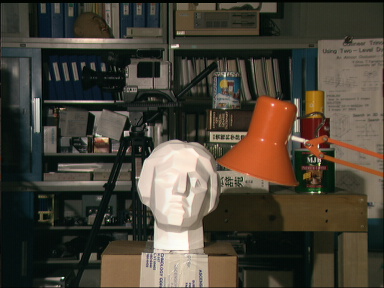
#> input picture tsucuba_left.png, 384 x 288 px
$ python disparity.py
#> lines starting #> are read from the running program, lines starting #| are printed output that depends on the picture
UBIT = 'emmanueljohnson'
import cv2
import numpy as np
from matplotlib import pyplot as plt
np.random.seed(sum([ord(c) for c in UBIT]))

#References
#https://docs.opencv.org/3.2.0/da/de9/tutorial_py_epipolar_geometry.html

K = 2
RATIO = 0.75
N_MATCHES = 10
MATCH_COLOR = (0,0,255)
R_COLORS = [(213, 168, 3), (44, 195, 34), (250, 238, 196), (122, 48, 239), (146,17, 94),
            (106, 250, 1), (82, 103, 1), (3, 97, 239), (15, 88, 241), (191, 29, 97)]
RTHRESH = 4.0

#Read the image using opencv
def get_image(path):
    return cv2.imread(path)

#Read the image in gray scale using opencv
def get_image_gray(path):
    return cv2.imread(path,0)

#Show the resulting image
def show_image(name,image):
    cv2.imshow(name,image)
    cv2.waitKey(0)
    cv2.destroyAllWindows()

#Save the resulting image
def save_image(name,image):
    cv2.imwrite(name,image)

#Extract the keypoints using SIFT
def get_key_points(img):
    sift = cv2.xfeatures2d.SIFT_create()
    kp,ft = sift.detectAndCompute(img, None)
    return kp,ft

#Draw the keypoints and save the result as image
def draw_key_points(img,keypoints,name):
    result = cv2.drawKeypoints(img,keypoints,None)
    save_image(name,result)

#Find the good matches among all the available matches
def get_matches(allMatches):
    matches = []
    ms = []
    for m1,m2 in allMatches:
        change = m2.distance * RATIO
        if m1.distance < change:
            matches.append((m1.trainIdx, m1.queryIdx))
            ms.append(m1)
    return matches, ms

#Get random values for a specified range
def get_random_index(r):
    rPicks = np.random.randint(0, r, N_MATCHES)
    return rPicks

#Get only one random value from the specified range
def get_one_random_index(r):
    rPicks = np.random.randint(0, r, 1)
    return rPicks

#Draw epiline for the given image using the given points
def draw_epilines(img1,img2,epilines,pts1,pts2,colors):
    w = img1.shape[1]
    for i, (r, pt1, pt2) in enumerate(zip(epilines,pts1,pts2)):
        x,y = [0, int(-r[2]/r[1])]
        x1,y1 = [w, int(-(r[2]+r[0]*w)/r[1])]
        img1 = cv2.line(img1, (x, y), (x1, y1), colors[i], 1)
        img1 = cv2.circle(img1,(int(pt1[0]),int(pt1[1])),4,colors[i],-1)
    return img1

#Get n random masks
def get_random_matches(masks, limit, max):
    result = np.zeros(max).tolist()
    c = 0
    while True:
        index = get_one_random_index(max)
        if masks[index[0]] == 1:
            result[index[0]] = 1
            c+=1
        if c == limit:
            break
    return result

def main():
    left = cv2.imread('tsucuba_left.png')
#> left is the input picture: shape (288, 384, 3); mean B, G, R 54.7, 66.6, 73.2
    gleft = cv2.cvtColor(left, cv2.COLOR_BGR2GRAY)

    right = cv2.imread('tsucuba_right.png')
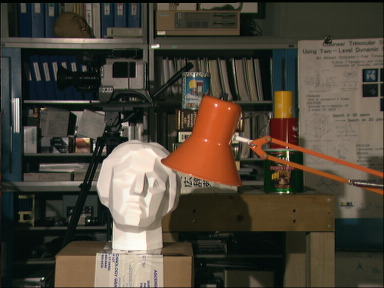
#> input picture tsucuba_right.png, 384 x 288 px
#> right is the input picture: shape (288, 384, 3); mean B, G, R 55.6, 68.2, 75.9
    gright = cv2.cvtColor(right, cv2.COLOR_BGR2GRAY)

    #Get keypoints of image1 and image2
    kpLeft, ftLeft = get_key_points(left)
#> in get_key_points, `kp,ft = sift.detectAndCompute(img, None)`: kp = 717 keypoints; strongest (x, y, size): (174, 178, 47.3), (126, 133, 3.8), (177, 46, 2.7), (36, 102, 5.7)
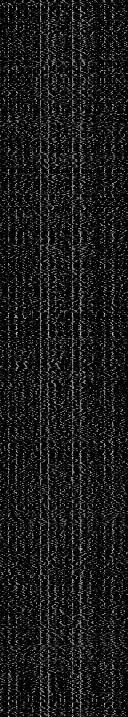
#> ftLeft: shape (717, 128) float32; min 0, max 205, mean 25.8
#> kpLeft has the same summary as kp in get_key_points
    kpRight, ftRight = get_key_points(right)
#> in get_key_points (call 2), `kp,ft = sift.detectAndCompute(img, None)`: kp = 708 keypoints; strongest (x, y, size): (94, 146, 1.9), (133, 178, 47.6), (157, 46, 2.7), (288, 153, 1.9)
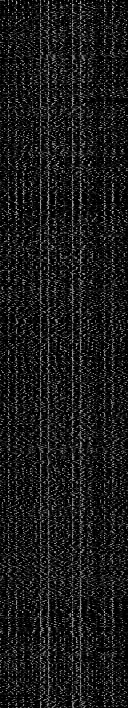
#> ftRight: shape (708, 128) float32; min 0, max 208, mean 25.7
#> kpRight has the same summary as kp in get_key_points

    #Draw the keypoints of image1 and image2
    print('performing task 2.1')
    draw_key_points(gleft, kpLeft, 'task2_sift1.jpg')
    draw_key_points(gright, kpRight, 'task2_sift2.jpg')
#> call 2 of draw_key_points, with name = 'task2_sift2.jpg'
#> in draw_key_points (call 2), `result = cv2.drawKeypoints(img,keypoints,None)`:
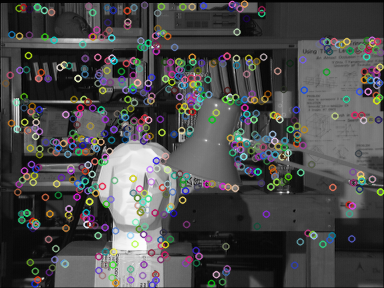
#> result: shape (288, 384, 3); mean of channels 0, 1, 2 74.9, 75, 75.2; drawn as B, G, R

    #Use BFMatcher to detect all the matches
    matcher = cv2.BFMatcher()
    allMatches = matcher.knnMatch(ftLeft, ftRight, K)
#> allMatches = 717 matches

    #Get the matches whose distance is less than
    #the specified ratio
    matches, ms = get_matches(allMatches)
#> the loop in get_matches, `for m1,m2 in allMatches:` made 717 passes
#> change on passes 1 to 3: 206, 278, 272.8
#> after the loop in get_matches, `for m1,m2 in allMatches:`: matches = 279 pairs, first value 1 to 689, second value 7 to 713; ms = 279 matches
#> ms = 279 matches

    #using the good matches draw the matches and save the image
    print('performing task 2.2')
    matchimage = cv2.drawMatches(left, kpLeft, right, kpRight, ms, None, matchColor=MATCH_COLOR, flags=2)
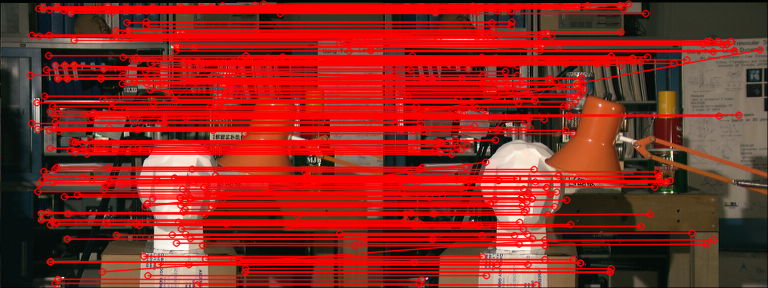
#> matchimage: shape (288, 768, 3); mean B, G, R 33.4, 41.3, 140
    cv2.imwrite('task2_matches_knn.jpg', matchimage)

    keys1, keys2, pts1, pts2 = list(), list(), list(), list()

    for k in kpLeft:
        keys1.append(k.pt)
#> this loop made 717 passes
#> k on passes 1 to 3: keypoint at (14.2, 106), size 3.9, keypoint at (14.8, 71.3), size 5, keypoint at (22.8, 45.3), size 3.8
#> after the loop, keys1 = 717 pairs, first value 14.19 to 379.7, second value 3.55 to 284.5

    for k in kpRight:
        keys2.append(k.pt)
#> this loop made 708 passes
#> k on passes 1 to 3: keypoint at (5.3, 82.8), size 4.4, keypoint at (9.7, 74.7), size 1.9, keypoint at (11, 122.7), size 3.9
#> after the loop, keys2 = 708 pairs, first value 5.29 to 380.1, second value 3.54 to 284.5

    for m in matches:
        pts1.append(keys1[m[1]])
        pts2.append(keys2[m[0]])
#> this loop made 279 passes
#> m on passes 1 to 3: (1, 7), (2, 8), (3, 9)
#> after the loop, pts1 = 279 pairs, first value 30.22 to 377.5, second value 3.55 to 284.5; pts2 = 279 pairs, first value 9.74 to 375.6, second value 3.54 to 284.5

    pts1 = np.array(pts1)
    pts2 = np.array(pts2)

    #Calculate the fundamental matrix using the
    #keypoints and using the ransac algorithm
    #Make sure atleast 8 matches are present because
    #fundamental matrix is a 8 point algorithm
    print('performing task 2.3')
    if len(matches) > 8:
        F, mask = cv2.findFundamentalMat(pts1, pts2, cv2.RANSAC, RTHRESH)
#> F = [[5.15e-06, -0.000256, 0.0482], [0.000268, -1.35e-05, 0.0913], [-0.0495, -0.0956, 1]]; mask = 279 values, max 1 at index 0, min 0 at index 23, mean 0.939

    print('\n')
    print('Fundamental Matrix:')
    print(F)
#| [[ 5.14684547e-06 -2.55966622e-04  4.82477296e-02]
#|  [ 2.68323005e-04 -1.34978306e-05  9.12963175e-02]
#|  [-4.95046891e-02 -9.56420425e-02  1.00000000e+00]]
    print('\n')

    tflist = mask.ravel().tolist()
#> tflist has the same summary as mask
    npts1,npts2 = list(),list()

    rmatches = get_random_matches(tflist, N_MATCHES, len(tflist))
#> after the loop in get_random_matches, `while True:`: c = 10; result = 279 values, max 1 at index 40, min 0 at index 0, mean 0.0358
#> rmatches has the same summary as result in get_random_matches
    rmatches = np.array(rmatches)

    for p1, p2, tf in zip(pts1, pts2, rmatches):
        if tf == 1:
            npts1.append(p1)
            npts2.append(p2)
#> this loop made 279 passes
#> (p1, p2, tf) on passes 1 to 3: ([30.22, 74.73], [9.74, 74.7], 0), ([31.32, 123], [11.01, 122.7], 0), ([31.65, 34.74], [11.28, 34.22], 0)
#> after the loop, npts1 = [[56.62, 6.79], [76.92, 194.4], [120.1, 37.03], [138, 60.42], [152.4, 6.99], [167.4, 92.13], [175, 50.37], [223.6, 83.82], [245.3, 268.2], [309.3, 62.44]]; npts2 = [[37.01, 6.69], [57.79, 194.6], [101.2, 36.99], [113.5, 60.47], [133.5, 7.19], [143, 92.23], [155.4, 50.4], [192.7, 83.98], [226.7, 268.3], [289.6, 62.9]]

    rpicksPts1 = np.array(npts1)
#> rpicksPts1 has the same summary as npts1
    rpicksPts2 = np.array(npts2)
#> rpicksPts2 has the same summary as npts2

    #Draw the epilines for both the images
    leftEpilines = cv2.computeCorrespondEpilines(rpicksPts2.reshape(-1, 1, 2), 2, F).reshape(-1, 3)
#> leftEpilines = [[-0.412, -0.911, 29.42], [0.0267, -1, 190.6], [-0.305, -0.952, 72.26], [-0.252, -0.968, 92.51], [-0.339, -0.941, 58.63], [-0.177, -0.984, 120.3], [-0.25, -0.968, 93.18], [-0.175, -0.985, 121.1], [0.149, -0.989, 229.1], [-0.18, -0.984, 119.4]]
    leftImage = draw_epilines(left, right, leftEpilines, rpicksPts1, rpicksPts2, R_COLORS)
#> the loop in draw_epilines, `for i, (r, pt1, pt2) in enumerate(zip(epilines,pts1,pts2)):` made 10 passes
#> (r, pt1, pt2, y, y1) on passes 1 to 10: ([-0.412, -0.911, 29.42], [56.62, 6.79], [37.01, 6.69], 32, -141), ([0.0267, -1, 190.6], [76.92, 194.4], [57.79, 194.6], 190, 200), ([-0.305, -0.952, 72.26], [120.1, 37.03], [101.2, 36.99], 75, -47), ([-0.252, -0.968, 92.51], [138, 60.42], [113.5, 60.47], 95, -4), ([-0.339, -0.941, 58.63], [152.4, 6.99], [133.5, 7.19], 62, -76), ([-0.177, -0.984, 120.3], [167.4, 92.13], [143, 92.23], 122, 53), ([-0.25, -0.968, 93.18], [175, 50.37], [155.4, 50.4], 96, -3), ([-0.175, -0.985, 121.1], [223.6, 83.82], [192.7, 83.98], 122, 54), ([0.149, -0.989, 229.1], [245.3, 268.2], [226.7, 268.3], 231, 289), ([-0.18, -0.984, 119.4], [309.3, 62.44], [289.6, 62.9], 121, 51)
#> after the loop in draw_epilines, `for i, (r, pt1, pt2) in enumerate(zip(epilines,pts1,pts2)):`:
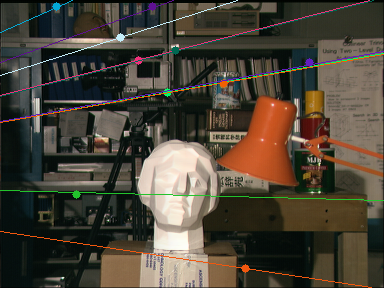
#> img1: shape (288, 384, 3); mean B, G, R 56.2, 68.3, 75.3

    rightEpilines = cv2.computeCorrespondEpilines(rpicksPts1.reshape(-1, 1, 2), 1, F).reshape(-1, 3)
#> rightEpilines = [[0.403, 0.915, -21.1], [-0.0101, 1, -195.7], [0.305, 0.952, -65.7], [0.254, 0.967, -88.08], [0.337, 0.942, -51.42], [0.186, 0.983, -117.2], [0.255, 0.967, -87.73], [0.183, 0.983, -118.4], [-0.124, 0.992, -237.9], [0.192, 0.981, -114.8]]
    rightImage = draw_epilines(right, left, rightEpilines, rpicksPts2, rpicksPts1, R_COLORS)
#> the loop in draw_epilines (call 2), `for i, (r, pt1, pt2) in enumerate(zip(epilines,pts1,pts2)):` made 10 passes
#> (r, pt1, pt2, y, y1) on passes 1 to 10: ([0.403, 0.915, -21.1], [37.01, 6.69], [56.62, 6.79], 23, -145), ([-0.0101, 1, -195.7], [57.79, 194.6], [76.92, 194.4], 195, 199), ([0.305, 0.952, -65.7], [101.2, 36.99], [120.1, 37.03], 68, -53), ([0.254, 0.967, -88.08], [113.5, 60.47], [138, 60.42], 91, -9), ([0.337, 0.942, -51.42], [133.5, 7.19], [152.4, 6.99], 54, -82), ([0.186, 0.983, -117.2], [143, 92.23], [167.4, 92.13], 119, 46), ([0.255, 0.967, -87.73], [155.4, 50.4], [175, 50.37], 90, -10), ([0.183, 0.983, -118.4], [192.7, 83.98], [223.6, 83.82], 120, 48), ([-0.124, 0.992, -237.9], [226.7, 268.3], [245.3, 268.2], 239, 287), ([0.192, 0.981, -114.8], [289.6, 62.9], [309.3, 62.44], 116, 41)
#> after the loop in draw_epilines (call 2), `for i, (r, pt1, pt2) in enumerate(zip(epilines,pts1,pts2)):`: img1: shape (288, 384, 3); mean B, G, R 57.1, 70.1, 77.8

    print('performing task 2.4')
    save_image('task2_epi_left.jpg', leftImage)
    save_image('task2_epi_right.jpg', rightImage)

    print('performing task 2.5')

    #StereoBM settings
    dset = {
        'ndisp': 112,
        'bs': 17,
        'mindisp': 16,
        'maxdiff': 0,
        'uniqratio':10,
        'srange':32,
        'swindowsize':200
    }

    #Compute disparity map using the StereoBM function
    stereo = cv2.StereoBM_create(numDisparities=dset['ndisp'], blockSize=dset['bs'])
    stereo.setMinDisparity(dset['mindisp'])
    stereo.setDisp12MaxDiff(dset['maxdiff'])
    stereo.setUniquenessRatio(dset['uniqratio'])
    stereo.setSpeckleRange(dset['srange'])
    stereo.setSpeckleWindowSize(dset['swindowsize'])
    disparity = np.array(stereo.compute(gleft, gright), dtype='float32')
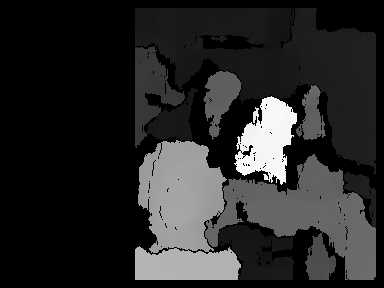
#> disparity: shape (288, 384) float32; min 240, max 924, mean 348.1; drawn with min black and max white
    plt.imsave('task2_disparity.jpg', ((disparity/float(dset['mindisp'])) - dset['mindisp'])/dset['ndisp'], cmap=plt.cm.gray)

if __name__ == '__main__':
    main()
